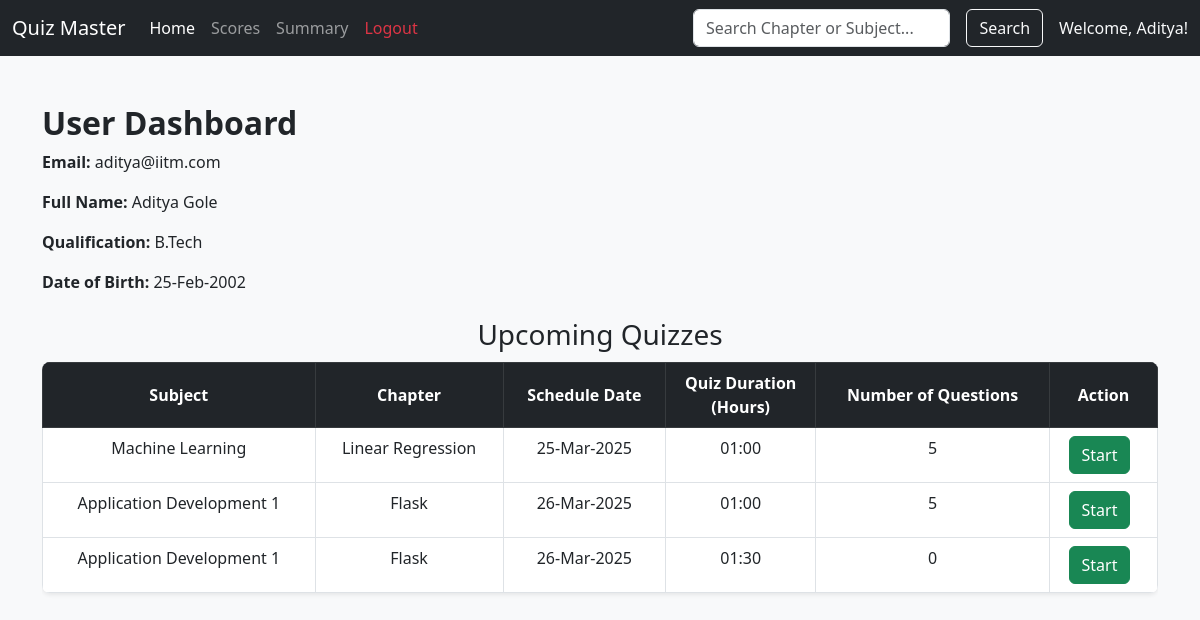
/user_dash/2, run on an earlier commit of the app's database.
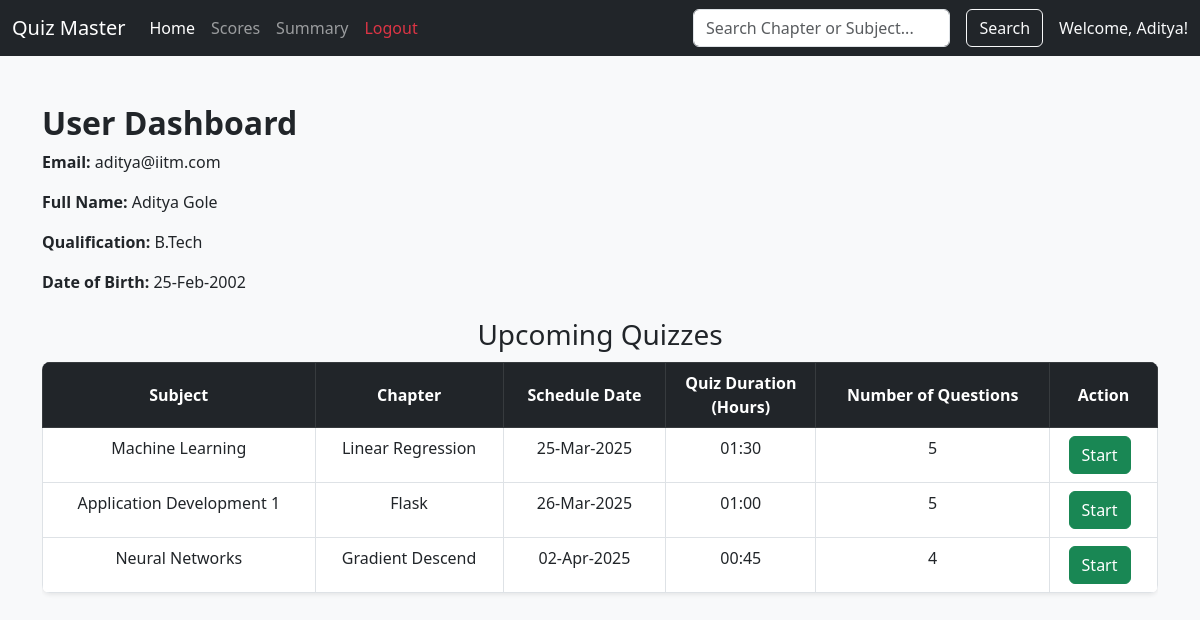
And on a later commit of the database.
### applications/models.py (models this page shows)
class Quiz(db.Model):
    id = db.Column(db.Integer, primary_key=True)
    chapter_id = db.Column(db.Integer, db.ForeignKey('chapter.id'), nullable=False)
    chapter = db.relationship('Chapter', backref='quizzes', lazy=True)  # <-- Added this line
    date_of_quiz = db.Column(db.Date, nullable=False)
    time_duration = db.Column(db.String(5), nullable=False)
    remarks = db.Column(db.Text, nullable=True)
    num_questions = db.Column(db.Integer, nullable=False, default=0)
    questions = db.relationship('Question', backref='quiz', lazy=True)

class Subject(db.Model):
    id = db.Column(db.Integer, primary_key=True)
    name = db.Column(db.String(), unique=True, nullable=False)
    description = db.Column(db.Text, nullable=True)

class Chapter(db.Model):
    id = db.Column(db.Integer, primary_key=True)
    name = db.Column(db.String(), nullable=False)
    description = db.Column(db.Text, nullable=True)
    num_questions = db.Column(db.Integer, nullable=False, default=0)
    subject_id = db.Column(db.Integer, db.ForeignKey('subject.id', ondelete="CASCADE"), nullable=False)
    subject = db.relationship('Subject', backref=db.backref('chapters', lazy=True, cascade="all, delete"))

### applications/controllers.py (the view)
@app.route('/user_dash/<int:user_id>', methods=['GET'])
def user_dash(user_id):
    user = User.query.filter_by(
        role='user', id=user_id).first()  # Get the logged-in user
    search_query = request.args.get('search', '').strip()
    if search_query:
        quizzes = Quiz.query.join(Chapter).join(Subject).filter(
            (Chapter.name.ilike(f"%{search_query}%")) |
            (Subject.name.ilike(f"%{search_query}%"))
        ).all()
    else:
        quizzes = Quiz.query.all()  # Fetch all quizzes
    for quiz in quizzes:
        quiz.num_questions = len(quiz.questions)  # Force load questions
    return render_template('user_dash.html', quizzes=quizzes, this_user=user,
                           search_query=search_query)

### templates/user_dash.html (shortened to what this page needs)
<!DOCTYPE html>
<html lang="en">
<head>
    <link href="https://cdn.jsdelivr.net/npm/bootstrap@5.3.0/dist/css/bootstrap.min.css" rel="stylesheet">
    <link rel="stylesheet" href="/static/style.css">
</head>
<body>
    <nav class="navbar navbar-expand-lg navbar-dark bg-dark">
        <div class="container-fluid">
            <a class="navbar-brand" href="#">Quiz Master</a>
            <div class="collapse navbar-collapse" id="navbarNav">
                <ul class="navbar-nav me-auto">
                    <li class="nav-item">
                        <a class="nav-link active" href="/user_dash/{{ this_user.id }}">Home</a>
                    </li>
                    <li class="nav-item">
                        <a class="nav-link" href="/view_quiz_result/{{this_user.id}}">Scores</a>
                    </li>
                    <li class="nav-item">
                        <a class="nav-link" href="/user_summary/{{ this_user.id }}">Summary</a>
                    </li>
                    <li class="nav-item">
                        <a class="nav-link text-danger" href="/login">Logout</a>
                    </li>
                </ul>
                <form class="d-flex" action="/user_dash/{{this_user.id}}" style="min-width: 350px;">
                    <input class="form-control me-3 w-150" type="search" name="search"
                        placeholder="Search Chapter or Subject..." aria-label="Search" value="{{ search_query }}">
                    <button class=" btn btn-outline-light" type="submit">Search</button>
                </form>
                <span class="navbar-text ms-3 text-light">
                    Welcome, {{ this_user.username }}!
                </span>
            </div>
        </div>
    </nav>
    <div class="container mt-5">
        <h2>User Dashboard</h2>
        <p><strong>Email:</strong> {{ this_user.email }}</p>
        <p><strong>Full Name:</strong> {{ this_user.full_name }}</p>
        <p><strong>Qualification:</strong> {{ this_user.qualification }}</p>
        <p><strong>Date of Birth:</strong> {{ this_user.dob.strftime('%d-%b-%Y') }}</p>
        <h3 class="mt-4" style="text-align: center; margin-bottom: 10px;">Upcoming Quizzes</h3>
        <div class="table-responsive">
            <table class="table table-bordered table-hover rounded-3 shadow-sm overflow-hidden text-center">
                <thead class="table-dark">
                    <tr>
                        <th class="text-center align-middle">Subject</th>
                        <th class="text-center align-middle">Chapter</th>
                        <th class="text-center align-middle">Schedule Date</th>
                        <th class="text-wrap" style="width: 150px;">Quiz Duration (Hours)</th>
                        <th class="text-center align-middle">Number of Questions</th>
                        <th class="text-center align-middle">Action</th>
                    </tr>
                </thead>
                <tbody>
                <tbody>
                    {% for quiz in quizzes %}
                    <tr>
                        <td>{{ quiz.chapter.subject.name }}</td>
                        <td>{{ quiz.chapter.name }}</td>
                        <td>{{ quiz.date_of_quiz.strftime('%d-%b-%Y') }}</td>
                        <td>{{ quiz.time_duration }}</td>
                        <td>{{ quiz.questions|length }}</td>
                        <td>
                            <a href="/start_quiz/{{ quiz.id }}/{{ this_user.id }}" class="btn btn-success me-2">Start</a>
                        </td>
                    </tr>
                    {% endfor %}
                </tbody>
            </table>
        </div>
    </div>
</body>
</html>

What changed in the data, as far as the page shows it:
removed Quiz: chapter.subject.name "Application Development 1", chapter.name "Flask", date_of_quiz "26-Mar-2025", time_duration "01:30", questions|length "0"
changed Quiz "25-Mar-2025": time_duration "01:00" → "01:30"
added Quiz: chapter.subject.name "Neural Networks", chapter.name "Gradient Descend", date_of_quiz "02-Apr-2025", time_duration "00:45", questions|length "4"
